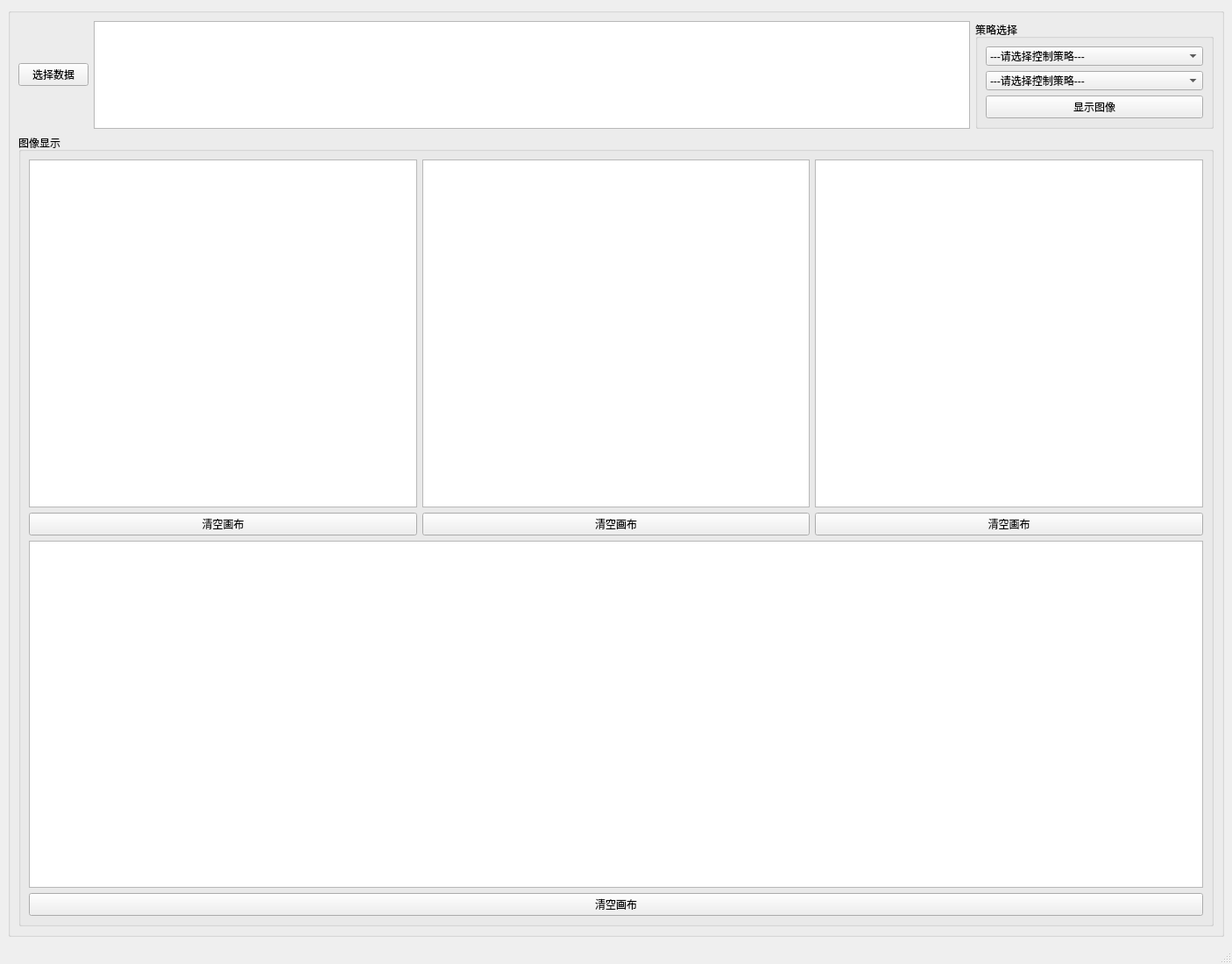
<?xml version="1.0" encoding="UTF-8"?>
<ui version="4.0">
 <class>SinglePolicyCompare</class>
 <widget class="QMainWindow" name="SinglePolicyCompare">
  <property name="geometry">
   <rect>
    <x>0</x>
    <y>0</y>
    <width>1406</width>
    <height>1100</height>
   </rect>
  </property>
  <property name="windowTitle">
   <string>多策略对比</string>
  </property>
  <widget class="QWidget" name="centralwidget">
   <layout class="QGridLayout" name="gridLayout_3">
    <item row="0" column="0">
     <widget class="QGroupBox" name="groupBox_3">
      <property name="title">
       <string/>
      </property>
      <layout class="QGridLayout" name="gridLayout_2" rowstretch="1,9" columnstretch="8,2">
       <item row="0" column="0">
        <layout class="QHBoxLayout" name="horizontalLayout">
         <item>
          <widget class="QPushButton" name="pushButton_xuanzeshuju">
           <property name="text">
            <string>选择数据</string>
           </property>
          </widget>
         </item>
         <item>
          <widget class="QTextEdit" name="textEdit"/>
         </item>
        </layout>
       </item>
       <item row="0" column="1">
        <widget class="QGroupBox" name="groupBox">
         <property name="title">
          <string>策略选择</string>
         </property>
         <layout class="QVBoxLayout" name="verticalLayout">
          <item>
           <widget class="QComboBox" name="comboBox_celue1">
            <item>
             <property name="text">
              <string>---请选择控制策略---</string>
             </property>
            </item>
            <item>
             <property name="text">
              <string>固定优先序列</string>
             </property>
            </item>
            <item>
             <property name="text">
              <string>动态优先序列</string>
             </property>
            </item>
            <item>
             <property name="text">
              <string>比例控制策略</string>
             </property>
            </item>
            <item>
             <property name="text">
              <string>Adam优化控制策略</string>
             </property>
            </item>
           </widget>
          </item>
          <item>
           <widget class="QComboBox" name="comboBox_celue2">
            <item>
             <property name="text">
              <string>---请选择控制策略---</string>
             </property>
            </item>
            <item>
             <property name="text">
              <string>固定优先序列</string>
             </property>
            </item>
            <item>
             <property name="text">
              <string>动态优先序列</string>
             </property>
            </item>
            <item>
             <property name="text">
              <string>比例控制策略</string>
             </property>
            </item>
            <item>
             <property name="text">
              <string>Adam优化控制策略</string>
             </property>
            </item>
           </widget>
          </item>
          <item>
           <widget class="QPushButton" name="pushButton_xianshituxiang">
            <property name="text">
             <string>显示图像</string>
            </property>
           </widget>
          </item>
         </layout>
        </widget>
       </item>
       <item row="1" column="0" colspan="2">
        <widget class="QGroupBox" name="groupBox_2">
         <property name="title">
          <string>图像显示</string>
         </property>
         <layout class="QGridLayout" name="gridLayout" rowstretch="0,0">
          <item row="0" column="0">
           <layout class="QVBoxLayout" name="verticalLayout_6" stretch="6,1">
            <item>
             <layout class="QGridLayout" name="gridLayout_9">
              <item row="0" column="0">
               <widget class="QGraphicsView" name="graphicsView_tuxing"/>
              </item>
             </layout>
            </item>
            <item>
             <layout class="QHBoxLayout" name="horizontalLayout_6">
              <item>
               <widget class="QPushButton" name="pushButton_qingkonghuabu">
                <property name="text">
                 <string>清空画布</string>
                </property>
               </widget>
              </item>
             </layout>
            </item>
           </layout>
          </item>
          <item row="0" column="1">
           <layout class="QVBoxLayout" name="verticalLayout_7" stretch="6,1">
            <item>
             <layout class="QGridLayout" name="gridLayout_10">
              <item row="0" column="0">
               <widget class="QGraphicsView" name="graphicsView_tuxing_2"/>
              </item>
             </layout>
            </item>
            <item>
             <layout class="QHBoxLayout" name="horizontalLayout_7">
              <item>
               <widget class="QPushButton" name="pushButton_qingkonghuabu_2">
                <property name="text">
                 <string>清空画布</string>
                </property>
               </widget>
              </item>
             </layout>
            </item>
           </layout>
          </item>
          <item row="0" column="2">
           <layout class="QVBoxLayout" name="verticalLayout_8" stretch="6,1">
            <item>
             <layout class="QGridLayout" name="gridLayout_11">
              <item row="0" column="0">
               <widget class="QGraphicsView" name="graphicsView_tuxing_3"/>
              </item>
             </layout>
            </item>
            <item>
             <layout class="QHBoxLayout" name="horizontalLayout_8">
              <item>
               <widget class="QPushButton" name="pushButton_qingkonghuabu_3">
                <property name="text">
                 <string>清空画布</string>
                </property>
               </widget>
              </item>
             </layout>
            </item>
           </layout>
          </item>
          <item row="1" column="0" colspan="3">
           <layout class="QVBoxLayout" name="verticalLayout_9" stretch="6,1">
            <item>
             <layout class="QGridLayout" name="gridLayout_12">
              <item row="0" column="0">
               <widget class="QGraphicsView" name="graphicsView_tuxing_4"/>
              </item>
             </layout>
            </item>
            <item>
             <layout class="QHBoxLayout" name="horizontalLayout_9">
              <item>
               <widget class="QPushButton" name="pushButton_qingkonghuabu_4">
                <property name="text">
                 <string>清空画布</string>
                </property>
               </widget>
              </item>
             </layout>
            </item>
           </layout>
          </item>
         </layout>
        </widget>
       </item>
      </layout>
     </widget>
    </item>
   </layout>
  </widget>
  <widget class="QStatusBar" name="statusbar"/>
 </widget>
 <resources/>
 <connections/>
</ui>
